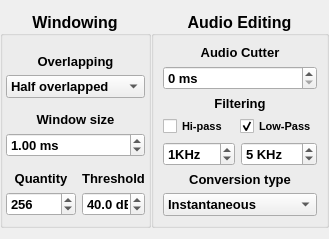
       <widget class="QWidget" name="Config">
        <property name="geometry">
         <rect>
          <x>0</x>
          <y>0</y>
          <width>329</width>
          <height>231</height>
         </rect>
        </property>
        <property name="cursor">
         <cursorShape>ArrowCursor</cursorShape>
        </property>
        <property name="focusPolicy">
         <enum>Qt::NoFocus</enum>
        </property>
        <attribute name="label">
         <string>Configuration</string>
        </attribute>
        <layout class="QGridLayout" name="gridLayout_9">
         <property name="leftMargin">
          <number>0</number>
         </property>
         <property name="rightMargin">
          <number>0</number>
         </property>
         <item row="0" column="0">
          <layout class="QHBoxLayout" name="Layout_measurementValues">
           <property name="spacing">
            <number>0</number>
           </property>
           <item>
            <widget class="QGroupBox" name="boxWindowing">
             <property name="sizePolicy">
              <sizepolicy hsizetype="Preferred" vsizetype="Minimum">
               <horstretch>0</horstretch>
               <verstretch>0</verstretch>
              </sizepolicy>
             </property>
             <property name="minimumSize">
              <size>
               <width>0</width>
               <height>0</height>
              </size>
             </property>
             <property name="font">
              <font>
               <pointsize>12</pointsize>
               <weight>75</weight>
               <bold>true</bold>
               <strikeout>false</strikeout>
               <kerning>true</kerning>
              </font>
             </property>
             <property name="title">
              <string>Windowing</string>
             </property>
             <property name="alignment">
              <set>Qt::AlignCenter</set>
             </property>
             <layout class="QVBoxLayout" name="verticalLayout_13">
              <property name="leftMargin">
               <number>3</number>
              </property>
              <property name="topMargin">
               <number>9</number>
              </property>
              <property name="rightMargin">
               <number>3</number>
              </property>
              <item>
               <layout class="QVBoxLayout" name="verticalLayout_3">
                <item>
                 <widget class="QLabel" name="labelOverlapping">
                  <property name="sizePolicy">
                   <sizepolicy hsizetype="Preferred" vsizetype="Minimum">
                    <horstretch>0</horstretch>
                    <verstretch>0</verstretch>
                   </sizepolicy>
                  </property>
                  <property name="minimumSize">
                   <size>
                    <width>0</width>
                    <height>0</height>
                   </size>
                  </property>
                  <property name="font">
                   <font>
                    <pointsize>10</pointsize>
                    <weight>75</weight>
                    <bold>true</bold>
                   </font>
                  </property>
                  <property name="layoutDirection">
                   <enum>Qt::LeftToRight</enum>
                  </property>
                  <property name="text">
                   <string>Overlapping</string>
                  </property>
                  <property name="alignment">
                   <set>Qt::AlignBottom|Qt::AlignHCenter</set>
                  </property>
                  <property name="margin">
                   <number>-1</number>
                  </property>
                 </widget>
                </item>
                <item>
                 <widget class="QComboBox" name="Overlapping">
                  <property name="sizePolicy">
                   <sizepolicy hsizetype="Minimum" vsizetype="Fixed">
                    <horstretch>0</horstretch>
                    <verstretch>0</verstretch>
                   </sizepolicy>
                  </property>
                  <property name="minimumSize">
                   <size>
                    <width>50</width>
                    <height>0</height>
                   </size>
                  </property>
                  <property name="font">
                   <font>
                    <pointsize>10</pointsize>
                    <weight>75</weight>
                    <bold>true</bold>
                   </font>
                  </property>
                  <property name="cursor">
                   <cursorShape>PointingHandCursor</cursorShape>
                  </property>
                  <property name="insertPolicy">
                   <enum>QComboBox::InsertAtBottom</enum>
                  </property>
                  <item>
                   <property name="text">
                    <string>Half overlapped</string>
                   </property>
                  </item>
                  <item>
                   <property name="text">
                    <string>Full overlapped</string>
                   </property>
                  </item>
                  <item>
                   <property name="text">
                    <string>All windows</string>
                   </property>
                  </item>
                 </widget>
                </item>
               </layout>
              </item>
              <item>
               <layout class="QVBoxLayout" name="verticalLayout_7">
                <item>
                 <widget class="QLabel" name="labelWindowSize">
                  <property name="minimumSize">
                   <size>
                    <width>0</width>
                    <height>0</height>
                   </size>
                  </property>
                  <property name="maximumSize">
                   <size>
                    <width>282</width>
                    <height>16777215</height>
                   </size>
                  </property>
                  <property name="font">
                   <font>
                    <pointsize>10</pointsize>
                    <weight>75</weight>
                    <bold>true</bold>
                   </font>
                  </property>
                  <property name="layoutDirection">
                   <enum>Qt::LeftToRight</enum>
                  </property>
                  <property name="text">
                   <string>Window size</string>
                  </property>
                  <property name="alignment">
                   <set>Qt::AlignBottom|Qt::AlignHCenter</set>
                  </property>
                  <property name="margin">
                   <number>-1</number>
                  </property>
                  <property name="indent">
                   <number>-2</number>
                  </property>
                 </widget>
                </item>
                <item>
                 <widget class="QDoubleSpinBox" name="windowingWindowSize">
                  <property name="minimumSize">
                   <size>
                    <width>40</width>
                    <height>0</height>
                   </size>
                  </property>
                  <property name="font">
                   <font>
                    <pointsize>10</pointsize>
                    <weight>75</weight>
                    <bold>true</bold>
                   </font>
                  </property>
                  <property name="cursor">
                   <cursorShape>PointingHandCursor</cursorShape>
                  </property>
                  <property name="suffix">
                   <string> ms</string>
                  </property>
                  <property name="maximum">
                   <double>10000.000000000000000</double>
                  </property>
                  <property name="value">
                   <double>1.000000000000000</double>
                  </property>
                 </widget>
                </item>
               </layout>
              </item>
              <item>
               <layout class="QHBoxLayout" name="horizontalLayout">
                <item>
                 <layout class="QVBoxLayout" name="verticalLayout_8">
                  <item>
                   <widget class="QLabel" name="labelQuantity">
                    <property name="enabled">
                     <bool>true</bool>
                    </property>
                    <property name="minimumSize">
                     <size>
                      <width>0</width>
                      <height>0</height>
                     </size>
                    </property>
                    <property name="font">
                     <font>
                      <pointsize>10</pointsize>
                      <weight>75</weight>
                      <bold>true</bold>
                     </font>
                    </property>
                    <property name="layoutDirection">
                     <enum>Qt::LeftToRight</enum>
                    </property>
                    <property name="text">
                     <string>Quantity</string>
                    </property>
                    <property name="alignment">
                     <set>Qt::AlignBottom|Qt::AlignHCenter</set>
                    </property>
                    <property name="margin">
                     <number>-1</number>
                    </property>
                   </widget>
                  </item>
                  <item>
                   <widget class="QSpinBox" name="windowingQuantity">
                    <property name="minimumSize">
                     <size>
                      <width>70</width>
                      <height>0</height>
                     </size>
                    </property>
                    <property name="font">
                     <font>
                      <pointsize>10</pointsize>
                     </font>
                    </property>
                    <property name="cursor">
                     <cursorShape>PointingHandCursor</cursorShape>
                    </property>
                    <property name="maximum">
                     <number>9999</number>
                    </property>
                    <property name="value">
                     <number>256</number>
                    </property>
                   </widget>
                  </item>
                 </layout>
                </item>
                <item>
                 <layout class="QVBoxLayout" name="verticalLayout">
                  <item>
                   <widget class="QLabel" name="thresholdLabel">
                    <property name="enabled">
                     <bool>true</bool>
                    </property>
                    <property name="minimumSize">
                     <size>
                      <width>0</width>
                      <height>0</height>
                     </size>
                    </property>
                    <property name="font">
                     <font>
                      <pointsize>10</pointsize>
                      <weight>75</weight>
                      <bold>true</bold>
                     </font>
                    </property>
                    <property name="layoutDirection">
                     <enum>Qt::LeftToRight</enum>
                    </property>
                    <property name="text">
                     <string>Threshold</string>
                    </property>
                    <property name="alignment">
                     <set>Qt::AlignBottom|Qt::AlignHCenter</set>
                    </property>
                    <property name="margin">
                     <number>-1</number>
                    </property>
                   </widget>
                  </item>
                  <item>
                   <widget class="QDoubleSpinBox" name="thresholdValue">
                    <property name="minimumSize">
                     <size>
                      <width>45</width>
                      <height>0</height>
                     </size>
                    </property>
                    <property name="font">
                     <font>
                      <pointsize>10</pointsize>
                      <weight>75</weight>
                      <bold>true</bold>
                     </font>
                    </property>
                    <property name="cursor">
                     <cursorShape>PointingHandCursor</cursorShape>
                    </property>
                    <property name="suffix">
                     <string> dB</string>
                    </property>
                    <property name="decimals">
                     <number>1</number>
                    </property>
                    <property name="maximum">
                     <double>10000.000000000000000</double>
                    </property>
                    <property name="value">
                     <double>40.000000000000000</double>
                    </property>
                   </widget>
                  </item>
                 </layout>
                </item>
               </layout>
              </item>
             </layout>
            </widget>
           </item>
           <item>
            <widget class="QGroupBox" name="boxAudioEditing">
             <property name="sizePolicy">
              <sizepolicy hsizetype="Preferred" vsizetype="Minimum">
               <horstretch>0</horstretch>
               <verstretch>0</verstretch>
              </sizepolicy>
             </property>
             <property name="minimumSize">
              <size>
               <width>0</width>
               <height>0</height>
              </size>
             </property>
             <property name="font">
              <font>
               <pointsize>12</pointsize>
               <weight>75</weight>
               <bold>true</bold>
              </font>
             </property>
             <property name="title">
              <string>Audio Editing</string>
             </property>
             <property name="alignment">
              <set>Qt::AlignCenter</set>
             </property>
             <layout class="QVBoxLayout" name="verticalLayout_4">
              <item>
               <layout class="QVBoxLayout" name="verticalLayout_6">
                <item>
                 <widget class="QLabel" name="labelAudioCutter">
                  <property name="sizePolicy">
                   <sizepolicy hsizetype="Minimum" vsizetype="Preferred">
                    <horstretch>0</horstretch>
                    <verstretch>0</verstretch>
                   </sizepolicy>
                  </property>
                  <property name="minimumSize">
                   <size>
                    <width>0</width>
                    <height>0</height>
                   </size>
                  </property>
                  <property name="font">
                   <font>
                    <pointsize>10</pointsize>
                    <weight>75</weight>
                    <bold>true</bold>
                   </font>
                  </property>
                  <property name="layoutDirection">
                   <enum>Qt::LeftToRight</enum>
                  </property>
                  <property name="text">
                   <string>Audio Cutter</string>
                  </property>
                  <property name="alignment">
                   <set>Qt::AlignBottom|Qt::AlignHCenter</set>
                  </property>
                  <property name="margin">
                   <number>-1</number>
                  </property>
                 </widget>
                </item>
                <item>
                 <widget class="QDoubleSpinBox" name="audioCutter">
                  <property name="enabled">
                   <bool>true</bool>
                  </property>
                  <property name="minimumSize">
                   <size>
                    <width>40</width>
                    <height>0</height>
                   </size>
                  </property>
                  <property name="font">
                   <font>
                    <pointsize>10</pointsize>
                    <weight>75</weight>
                    <bold>true</bold>
                   </font>
                  </property>
                  <property name="cursor">
                   <cursorShape>PointingHandCursor</cursorShape>
                  </property>
                  <property name="mouseTracking">
                   <bool>true</bool>
                  </property>
                  <property name="suffix">
                   <string> ms</string>
                  </property>
                  <property name="decimals">
                   <number>0</number>
                  </property>
                  <property name="maximum">
                   <double>99999.000000000000000</double>
                  </property>
                 </widget>
                </item>
               </layout>
              </item>
              <item>
               <layout class="QVBoxLayout" name="verticalLayout_2">
                <item>
                 <widget class="QLabel" name="lowPassFiltering_2">
                  <property name="sizePolicy">
                   <sizepolicy hsizetype="Minimum" vsizetype="Minimum">
                    <horstretch>0</horstretch>
                    <verstretch>0</verstretch>
                   </sizepolicy>
                  </property>
                  <property name="minimumSize">
                   <size>
                    <width>0</width>
                    <height>0</height>
                   </size>
                  </property>
                  <property name="font">
                   <font>
                    <pointsize>10</pointsize>
                    <weight>75</weight>
                    <bold>true</bold>
                   </font>
                  </property>
                  <property name="layoutDirection">
                   <enum>Qt::LeftToRight</enum>
                  </property>
                  <property name="text">
                   <string>Filtering</string>
                  </property>
                  <property name="alignment">
                   <set>Qt::AlignHCenter|Qt::AlignTop</set>
                  </property>
                  <property name="margin">
                   <number>-1</number>
                  </property>
                 </widget>
                </item>
                <item>
                 <layout class="QHBoxLayout" name="horizontalLayout_3">
                  <item>
                   <widget class="QCheckBox" name="hi_pass_active">
                    <property name="minimumSize">
                     <size>
                      <width>30</width>
                      <height>0</height>
                     </size>
                    </property>
                    <property name="font">
                     <font>
                      <pointsize>8</pointsize>
                     </font>
                    </property>
                    <property name="text">
                     <string>Hi-pass</string>
                    </property>
                   </widget>
                  </item>
                  <item>
                   <widget class="QCheckBox" name="low_pass_active">
                    <property name="minimumSize">
                     <size>
                      <width>30</width>
                      <height>0</height>
                     </size>
                    </property>
                    <property name="font">
                     <font>
                      <pointsize>8</pointsize>
                     </font>
                    </property>
                    <property name="text">
                     <string>Low-Pass</string>
                    </property>
                    <property name="checked">
                     <bool>true</bool>
                    </property>
                    <property name="tristate">
                     <bool>false</bool>
                    </property>
                   </widget>
                  </item>
                 </layout>
                </item>
                <item>
                 <layout class="QHBoxLayout" name="horizontalLayout_2">
                  <item>
                   <widget class="QDoubleSpinBox" name="hiPassFiltering">
                    <property name="minimumSize">
                     <size>
                      <width>30</width>
                      <height>0</height>
                     </size>
                    </property>
                    <property name="font">
                     <font>
                      <pointsize>10</pointsize>
                      <weight>75</weight>
                      <bold>true</bold>
                     </font>
                    </property>
                    <property name="cursor">
                     <cursorShape>PointingHandCursor</cursorShape>
                    </property>
                    <property name="suffix">
                     <string>KHz</string>
                    </property>
                    <property name="decimals">
                     <number>0</number>
                    </property>
                    <property name="maximum">
                     <double>100000.000000000000000</double>
                    </property>
                    <property name="value">
                     <double>1.000000000000000</double>
                    </property>
                   </widget>
                  </item>
                  <item>
                   <widget class="QDoubleSpinBox" name="lowPassFiltering">
                    <property name="minimumSize">
                     <size>
                      <width>30</width>
                      <height>0</height>
                     </size>
                    </property>
                    <property name="font">
                     <font>
                      <pointsize>10</pointsize>
                      <weight>75</weight>
                      <bold>true</bold>
                     </font>
                    </property>
                    <property name="cursor">
                     <cursorShape>PointingHandCursor</cursorShape>
                    </property>
                    <property name="suffix">
                     <string> KHz</string>
                    </property>
                    <property name="decimals">
                     <number>0</number>
                    </property>
                    <property name="maximum">
                     <double>100000.000000000000000</double>
                    </property>
                    <property name="value">
                     <double>5.000000000000000</double>
                    </property>
                   </widget>
                  </item>
                 </layout>
                </item>
               </layout>
              </item>
              <item>
               <layout class="QVBoxLayout" name="verticalLayout_10">
                <item>
                 <widget class="QLabel" name="labelOverlapping_2">
                  <property name="sizePolicy">
                   <sizepolicy hsizetype="Preferred" vsizetype="Minimum">
                    <horstretch>0</horstretch>
                    <verstretch>0</verstretch>
                   </sizepolicy>
                  </property>
                  <property name="minimumSize">
                   <size>
                    <width>0</width>
                    <height>0</height>
                   </size>
                  </property>
                  <property name="font">
                   <font>
                    <pointsize>10</pointsize>
                    <weight>75</weight>
                    <bold>true</bold>
                   </font>
                  </property>
                  <property name="layoutDirection">
                   <enum>Qt::LeftToRight</enum>
                  </property>
                  <property name="text">
                   <string>Conversion type</string>
                  </property>
                  <property name="alignment">
                   <set>Qt::AlignBottom|Qt::AlignHCenter</set>
                  </property>
                  <property name="margin">
                   <number>-1</number>
                  </property>
                 </widget>
                </item>
                <item>
                 <widget class="QComboBox" name="conversionType">
                  <property name="sizePolicy">
                   <sizepolicy hsizetype="Minimum" vsizetype="Fixed">
                    <horstretch>0</horstretch>
                    <verstretch>0</verstretch>
                   </sizepolicy>
                  </property>
                  <property name="minimumSize">
                   <size>
                    <width>50</width>
                    <height>0</height>
                   </size>
                  </property>
                  <property name="font">
                   <font>
                    <pointsize>10</pointsize>
                    <weight>75</weight>
                    <bold>true</bold>
                   </font>
                  </property>
                  <property name="cursor">
                   <cursorShape>PointingHandCursor</cursorShape>
                  </property>
                  <property name="insertPolicy">
                   <enum>QComboBox::InsertAtBottom</enum>
                  </property>
                  <item>
                   <property name="text">
                    <string>Instantaneous</string>
                   </property>
                  </item>
                  <item>
                   <property name="text">
                    <string>Applying FFT</string>
                   </property>
                  </item>
                 </widget>
                </item>
               </layout>
              </item>
             </layout>
            </widget>
           </item>
          </layout>
         </item>
        </layout>
       </widget>
